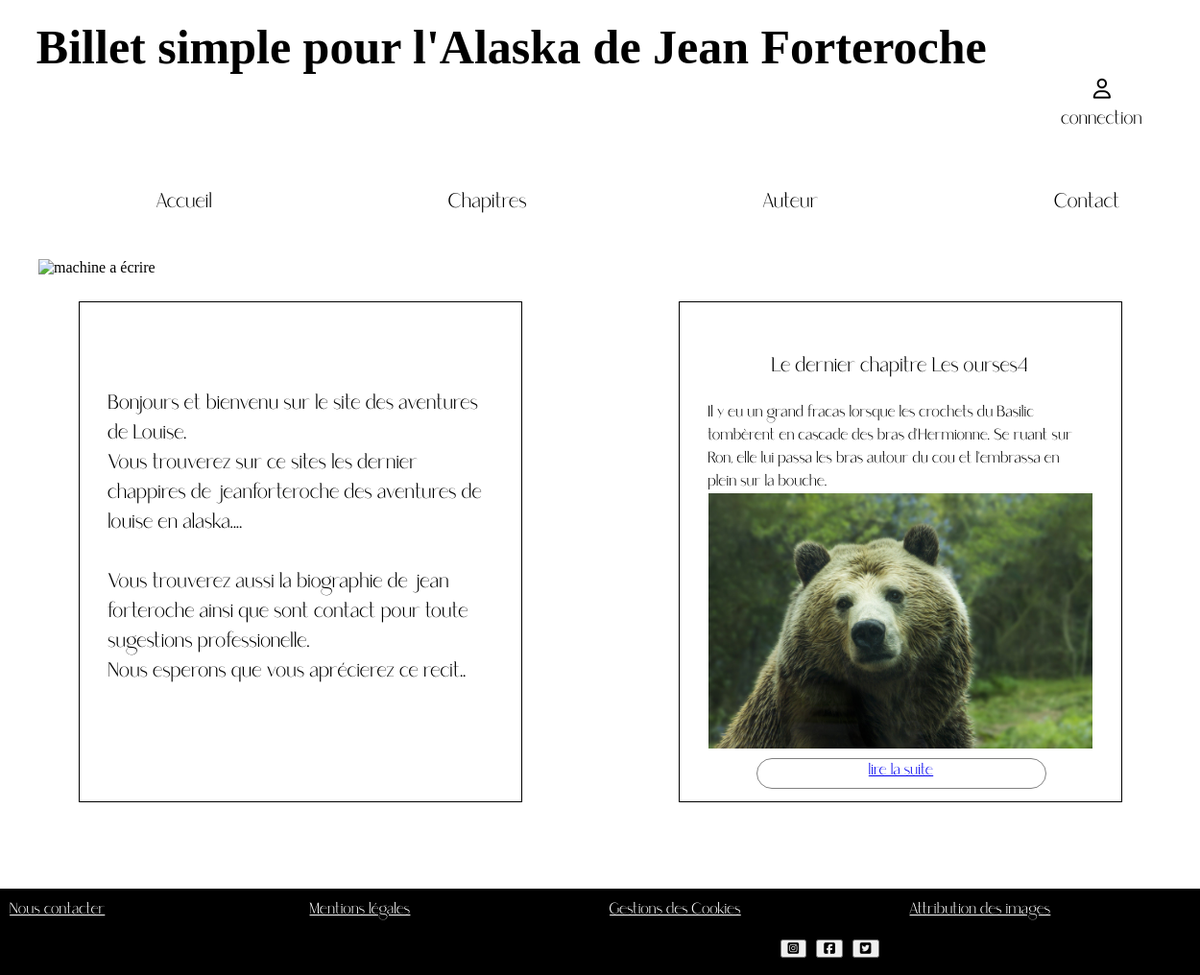
The page / on the database its author committed.
### tables this page shows
CREATE TABLE `chapitre` (
  `ID` int(255) NOT NULL,
  `chapitrenumber` int(11) NOT NULL,
  `chapitretitre` text NOT NULL,
  `resumer` text NOT NULL,
  `chapitretext` text NOT NULL,
  `images` text NOT NULL,
  `brouillon` tinyint(1) NOT NULL
);

### controller/front-end/controller.php (called while the page is built, shortened)
<?php
function directionaccueil()
{
require('Model/front-end/accueil.php');
$instanceclasse2 = new modelaccueil();
$databd2 = $instanceclasse2-> connexionbdaccueil() ;
require('view/front-end/accueil.php');
}
?>

### Model/front-end/Accueil.php (called while the page is built)
<?php
class modelaccueil {
    public function connexionbdaccueil() {
    require('Model/front-end/connexion.php');
    $reponse = $bdd->query('SELECT * FROM Chapitre WHERE brouillon =0 ORDER BY ID DESC LIMIT 0,1');
    $reponse->execute();
            $data = $reponse->fetchAll();
            return $data;
            $rereponseq->cloreCursor();}
    }
?>

### view/front-end/accueil.php (the view, shortened to what this page needs)
<section id="main">
			<figure><img src="images/typing.jpg" alt="machine a écrire" id="slider"></figure>
   		</section>
		   <section id="content">
			   <div id="description"><p id="descriptionacueil">Bonjours et bienvenu sur le site des aventures de Louise.<br>Vous trouverez sur ce sites les dernier chappires de jeanforteroche des aventures de louise en alaska....<br><br>Vous trouverez aussi la biographie de jean forteroche ainsi que sont contact pour toute sugestions professionelle.<br>Nous esperons que vous aprécierez ce recit..</div>
			   <?php  foreach ($databd2 as $donnees) : ?>
			   <div id="lastchapter"><h3>Le dernier chapitre <?php echo $donnees['chapitretitre']?><?php echo $donnees['chapitrenumber']?></h3><?php echo $donnees['resumer']?>
			   <img src="<?php echo $donnees['images']?>" alt="illustrationchapitre" id="illustrationchapitre">
			   <?php $identite=$donnees['ID']?>
			   <div id="btn-submit"><a id="suite"href="index.php?action=chapitre&id=<?php echo "$identite"?>">lire la suite</a></li></div></div>
				<?php endforeach; ?>
		   </section>
<?php require('template.php'); ?>

### style.css (style rules this page uses)
html, body { margin: 0; padding: 0; width: 100%; height: 100%; }
#main { display: block; margin-top: 180px; }
#btn-submit { display: block; font-family: "Saudagar"; width: 300px; height: 30px; margin: auto; margin-bottom: 10px; border-radius: 30px; }
#illustrationchapitre { display: flex; width:400px ; }
#slider { display: flex; width: 100%; margin-top:80px; }
p { display: block; font-family: Saudagar; margin: auto; }
#suite { text-align: center; display: block; font-family: "Saudagar"; width: 300px; height: 30px; margin: auto; margin-top: 10px; margin-bottom: 10px; border-radius: 30px; border-width:1px; border-style:solid; border-color:grey; }
h3 { font-family: Saudagar; font-size: 1.3em; display: flex; justify-content: center; font-weight : normal; }
#content { display: flex; justify-content: space-around; flex-wrap: wrap; }
#lastchapter { display: block; height: 460px; top: -420px; margin-left :40px; font-family: Saudagar; width: 400px; margin: 10px; padding: 30px; border-width:1px; border-style:solid; border-color:black; overflow: scroll; }
#descriptionacueil { display: block; margin-top:60px; font-size: 1.3em; }
#description { display: block; height: 460px; width: 400px; margin: 10px; padding: 30px; border-width:1px; border-style:solid; border-color:black; overflow: scroll; }

### rows shown on the page
chapitre: chapitretitre "Les ourses", chapitrenumber "4", resumer "Il y eu un grand fracas lorsque les crochets du Basilic tombèrent en cascade des bras d'Hermionne. Se ruant sur Ron, elle lui passa les bras autour du cou et l'embrassa en plein sur la bouche.", images (picture)
